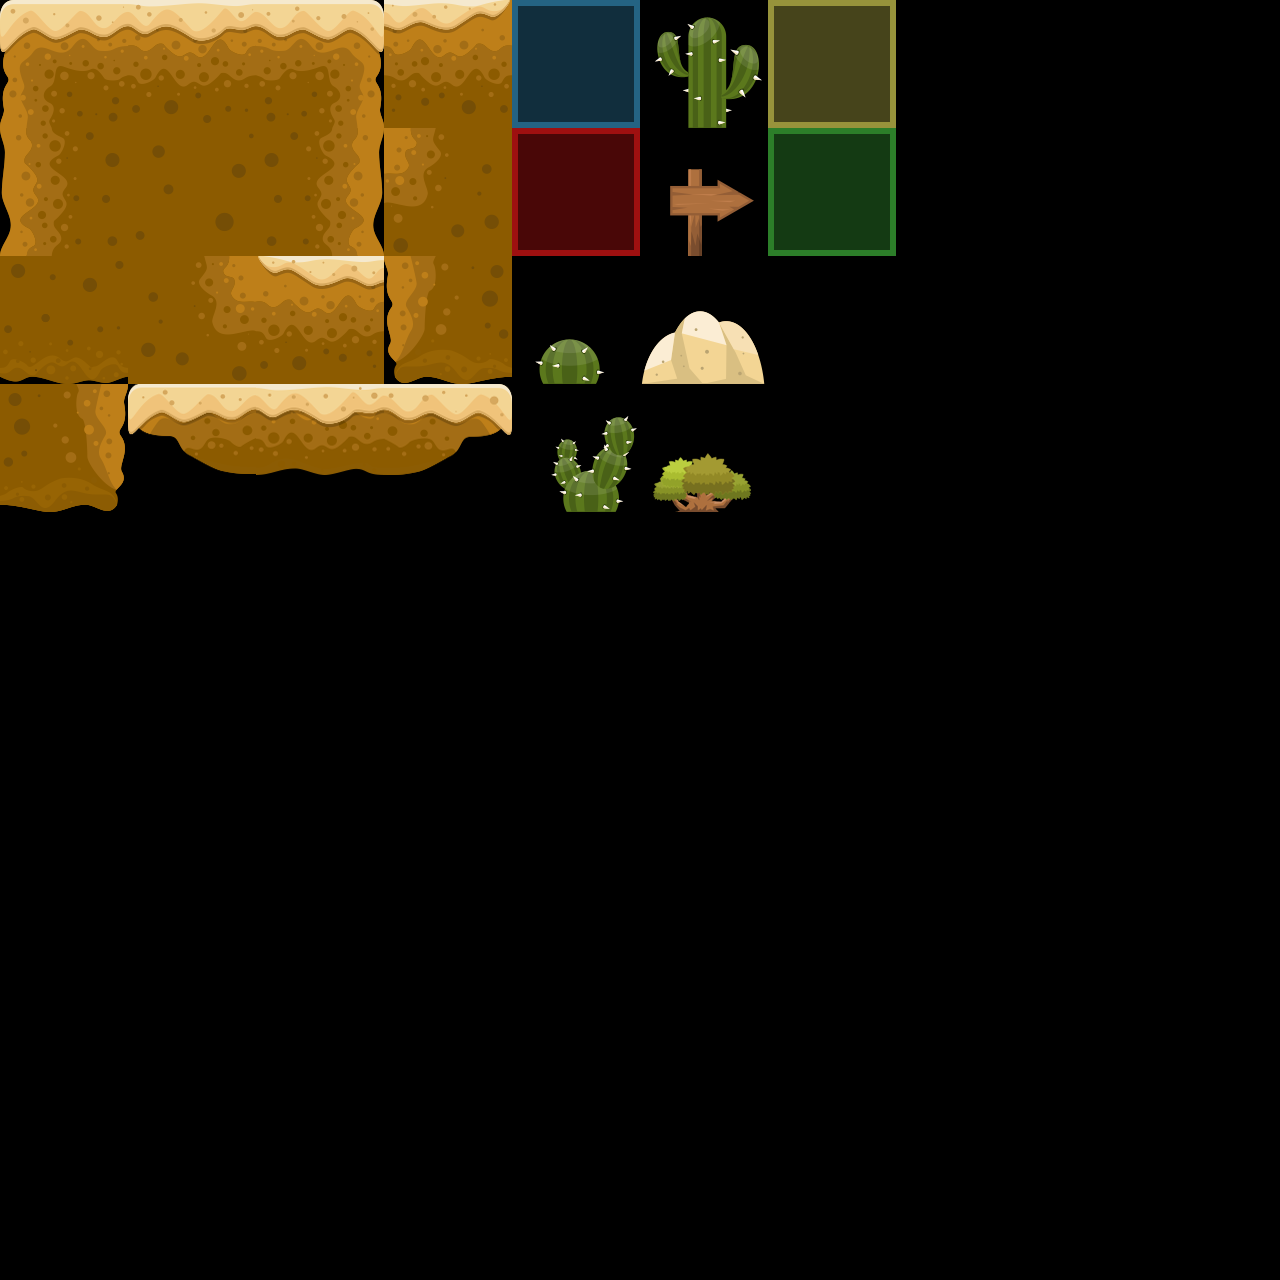

The image is a tile-based game level rendered from a .tmx file. Its description and complete source (layers, tilesets, objects, tile grids) follow:
An orthogonal 10x10 tile map with 128x128 px tiles, 1 tile layer (Capa de Patrones 1).

<map version="1.0" orientation="orthogonal" renderorder="right-down" width="10" height="10" tilewidth="128" tileheight="128" nextobjectid="1">
 <tileset firstgid="1" name="Tileset" tilewidth="128" tileheight="128" spacing="1" tilecount="28">
  <image source="Tileset.png" width="908" height="515" />
 </tileset>
 <layer name="Capa de Patrones 1" width="10" height="10">
  <data>
   <tile gid="1" />
   <tile gid="2" />
   <tile gid="3" />
   <tile gid="4" />
   <tile gid="5" />
   <tile gid="6" />
   <tile gid="7" />
   <tile gid="0" />
   <tile gid="0" />
   <tile gid="0" />
   <tile gid="8" />
   <tile gid="9" />
   <tile gid="10" />
   <tile gid="11" />
   <tile gid="12" />
   <tile gid="13" />
   <tile gid="14" />
   <tile gid="0" />
   <tile gid="0" />
   <tile gid="0" />
   <tile gid="15" />
   <tile gid="16" />
   <tile gid="17" />
   <tile gid="18" />
   <tile gid="19" />
   <tile gid="20" />
   <tile gid="0" />
   <tile gid="0" />
   <tile gid="0" />
   <tile gid="0" />
   <tile gid="22" />
   <tile gid="23" />
   <tile gid="24" />
   <tile gid="25" />
   <tile gid="26" />
   <tile gid="27" />
   <tile gid="0" />
   <tile gid="0" />
   <tile gid="0" />
   <tile gid="0" />
   <tile gid="0" />
   <tile gid="0" />
   <tile gid="0" />
   <tile gid="0" />
   <tile gid="0" />
   <tile gid="0" />
   <tile gid="0" />
   <tile gid="0" />
   <tile gid="0" />
   <tile gid="0" />
   <tile gid="0" />
   <tile gid="0" />
   <tile gid="0" />
   <tile gid="0" />
   <tile gid="0" />
   <tile gid="0" />
   <tile gid="0" />
   <tile gid="0" />
   <tile gid="0" />
   <tile gid="0" />
   <tile gid="0" />
   <tile gid="0" />
   <tile gid="0" />
   <tile gid="0" />
   <tile gid="0" />
   <tile gid="0" />
   <tile gid="0" />
   <tile gid="0" />
   <tile gid="0" />
   <tile gid="0" />
   <tile gid="0" />
   <tile gid="0" />
   <tile gid="0" />
   <tile gid="0" />
   <tile gid="0" />
   <tile gid="0" />
   <tile gid="0" />
   <tile gid="0" />
   <tile gid="0" />
   <tile gid="0" />
   <tile gid="0" />
   <tile gid="0" />
   <tile gid="0" />
   <tile gid="0" />
   <tile gid="0" />
   <tile gid="0" />
   <tile gid="0" />
   <tile gid="0" />
   <tile gid="0" />
   <tile gid="0" />
   <tile gid="0" />
   <tile gid="0" />
   <tile gid="0" />
   <tile gid="0" />
   <tile gid="0" />
   <tile gid="0" />
   <tile gid="0" />
   <tile gid="0" />
   <tile gid="0" />
   <tile gid="0" />
  </data>
 </layer>
</map>
